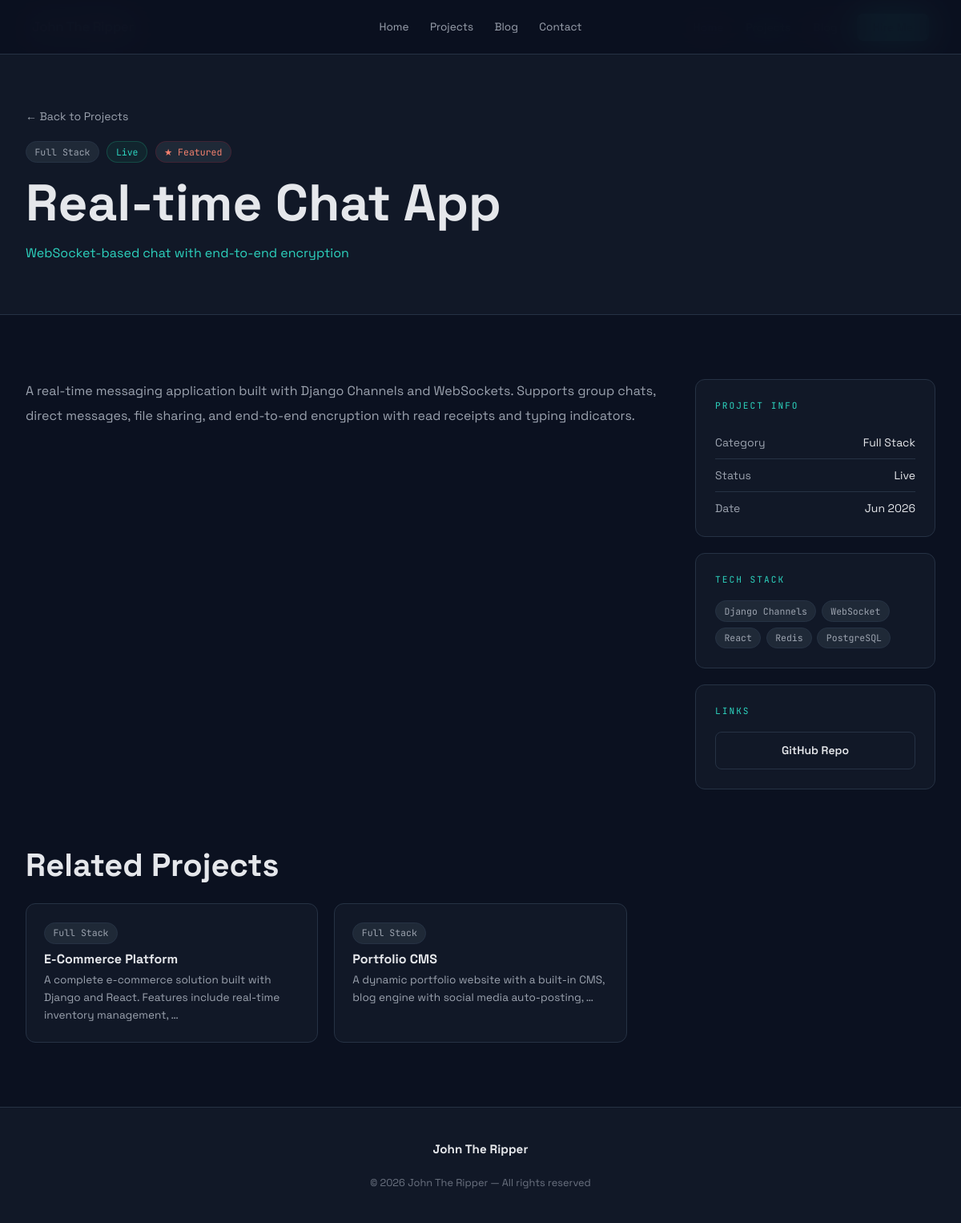
The page /projects/realtime-chat-app/ on the database its author committed.
### core/models.py (models this page shows, shortened)
class Project(models.Model):
    STATUS_CHOICES = [
        ('live', 'Live'),
        ('in_progress', 'In Progress'),
        ('archived', 'Archived'),
    ]
    CATEGORY_CHOICES = [
        ('fullstack', 'Full Stack'),
        ('frontend', 'Frontend'),
        ('backend', 'Backend'),
        ('data', 'Data Science / ML'),
        ('mobile', 'Mobile'),
        ('other', 'Other'),
    ]
    title = models.CharField(max_length=200)
    slug = models.SlugField(unique=True)
    tagline = models.CharField(max_length=300, blank=True)
    description = models.TextField()
    category = models.CharField(max_length=20, choices=CATEGORY_CHOICES, default='fullstack')
    status = models.CharField(max_length=20, choices=STATUS_CHOICES, default='live')
    tech_stack = models.CharField(max_length=500, blank=True, help_text="Comma-separated: Django, React, PostgreSQL")
    image = models.ImageField(upload_to='projects/', blank=True, null=True)
    github_url = models.URLField(blank=True)
    live_url = models.URLField(blank=True)
    featured = models.BooleanField(default=False)
    created_at = models.DateTimeField(default=timezone.now)
    updated_at = models.DateTimeField(auto_now=True)
    class Meta:
        ordering = ['-featured', '-created_at']
    def get_tech_list(self):
        return [t.strip() for t in self.tech_stack.split(',') if t.strip()]

class Profile(models.Model):
    name = models.CharField(max_length=100, default="Your Name")
    tagline = models.CharField(max_length=200, default="Full Stack Developer | Data Scientist")
    bio = models.TextField(default="")
    avatar = models.ImageField(upload_to='profile/', blank=True, null=True)
    resume = models.FileField(upload_to='resume/', blank=True, null=True)
    github = models.URLField(blank=True)
    linkedin = models.URLField(blank=True)
    twitter = models.URLField(blank=True)
    email = models.EmailField(blank=True)
    location = models.CharField(max_length=100, blank=True, default="Nairobi, Kenya")
    years_experience = models.IntegerField(default=0)
    projects_count = models.IntegerField(default=0)
    clients_count = models.IntegerField(default=0)
    class Meta:
        verbose_name = "Profile"

### core/views.py (the view)
# urls.py: path('projects/<slug:slug>/', views.project_detail, name='project_detail'),
def project_detail(request, slug):
    project = get_object_or_404(Project, slug=slug)
    related = Project.objects.filter(category=project.category).exclude(pk=project.pk)[:3]
    return render(request, 'core/project_detail.html', {'project': project, 'related': related})

### core/context_processors.py (called while the page is built)
def site_profile(request):
    profile = Profile.objects.first()
    return {'site_profile': profile}

### core/templates/core/project_detail.html (shortened to what this page needs)
{% extends 'core/base.html' %}
{% block content %}
<div class="project-hero">
  <div class="container">
    <a href="/projects/" class="back-link">← Back to Projects</a>
    <div style="display:flex;gap:0.6rem;flex-wrap:wrap;align-items:center;margin-bottom:0.875rem">
      <span class="tag">{{ project.get_category_display }}</span>
      <span class="tag {% if project.status == 'live' %}tag-accent{% endif %}">{{ project.get_status_display }}</span>
      {% if project.featured %}<span class="tag" style="color:#F4816E;border-color:rgba(139,26,46,0.3)">★ Featured</span>{% endif %}
    </div>
    <h1>{{ project.title }}</h1>
    {% if project.tagline %}<p style="color:var(--accent);font-size:1rem;margin-top:0.75rem;line-height:1.6">{{ project.tagline }}</p>{% endif %}
  </div>
</div>
<section>
  <div class="container">
    <div class="project-layout">
      <div>
        <div class="content-body">{{ project.description|linebreaks }}</div>
      </div>
      <aside>
        <div class="sidebar-card">
          <div class="sidebar-heading">Project Info</div>
          <div class="sidebar-row">
            <span class="sidebar-label">Category</span>
            <span class="sidebar-val">{{ project.get_category_display }}</span>
          </div>
          <div class="sidebar-row">
            <span class="sidebar-label">Status</span>
            <span class="sidebar-val">{{ project.get_status_display }}</span>
          </div>
          <div class="sidebar-row">
            <span class="sidebar-label">Date</span>
            <span class="sidebar-val">{{ project.created_at|date:"M Y" }}</span>
          </div>
        </div>
        {% if project.get_tech_list %}
        <div class="sidebar-card">
          <div class="sidebar-heading">Tech Stack</div>
          <div style="display:flex;flex-wrap:wrap;gap:0.4rem">
            {% for tech in project.get_tech_list %}
            <span class="tag">{{ tech }}</span>
            {% endfor %}
          </div>
        </div>
        {% endif %}
        {% if project.live_url or project.github_url %}
        <div class="sidebar-card links-card">
          <div class="sidebar-heading">Links</div>
          <div class="sidebar-links">
            {% if project.github_url %}
            <a href="{{ project.github_url }}" class="btn btn-outline" target="_blank" rel="noopener">GitHub Repo</a>
            {% endif %}
          </div>
        </div>
        {% endif %}
      </aside>
    </div>
    {% if related %}
    <div class="related-section">
      <h2>Related Projects</h2>
      <div class="grid-3">
        {% for p in related %}
        <a href="/projects/{{ p.slug }}/" class="card" style="text-decoration:none;padding:1.375rem;display:block">
          <span class="tag" style="margin-bottom:0.625rem;display:inline-block">{{ p.get_category_display }}</span>
          <h3 style="font-size:1rem;margin-bottom:0.4rem;color:var(--text)">{{ p.title }}</h3>
          <p style="color:var(--text-muted);font-size:0.85rem;line-height:1.6">{{ p.description|truncatewords:14 }}</p>
        </a>
        {% endfor %}
      </div>
    </div>
    {% endif %}
  </div>
</section>
{% endblock %}

### core/templates/core/base.html (shortened to what this page needs)
<!DOCTYPE html>
<html lang="en">
<head>
  {% load static %}
</head>
<body>
  <nav id="mainNav">
    <a href="/" class="nav-logo">{{ site_profile.name|default:"Alex Kimani" }}</a>
    <div class="nav-right">
      <ul class="nav-links" id="navLinks">
        <li><a href="/" {% if request.resolver_match.url_name == 'home' %}class="active"{% endif %}>Home</a></li>
        <li><a href="/projects/" {% if request.resolver_match.url_name == 'projects' or request.resolver_match.url_name == 'project_detail' %}class="active"{% endif %}>Projects</a></li>
        <li><a href="/blog/" {% if request.resolver_match.url_name == 'blog' or request.resolver_match.url_name == 'blog_detail' %}class="active"{% endif %}>Blog</a></li>
        <li><a href="/contact/" class="nav-cta" {% if request.resolver_match.url_name == 'contact' %}style="background:#fff!important"{% endif %}>Hire Me</a></li>
      </ul>
    </div>
  </nav>
  <main>{% block content %}{% endblock %}</main>
  <footer>
    <div class="container">
      <div class="footer-inner">
        <a href="/" class="nav-logo" style="font-size:0.95rem;font-family:var(--font-display);letter-spacing:0">{{ site_profile.name|default:"Alex Kimani" }}</a>
        <nav class="footer-links" aria-label="Footer navigation">
          <a href="/">Home</a>
          <a href="/projects/">Projects</a>
          <a href="/blog/">Blog</a>
          <a href="/contact/">Contact</a>
        </nav>
        <p>© {% now "Y" %} {{ site_profile.name|default:"Alex Kimani" }} — All rights reserved</p>
      </div>
    </div>
  </footer>
</body>
</html>

### core/templates/core/base.html (style rules this page uses)
*, *::before, *::after { box-sizing: border-box; margin: 0; padding: 0; }
:root { --bg: #0B1120; --surface: #111827; --surface2: #1F2937; --border: #263244; --accent: #2DD4BF; --accent2: #3B82F6; --accent3: #14B8A6; --text: #E5E7EB; --text-muted: #9CA3AF; --text-dim: #6B7280; --font-display: 'Space Grotesk', sans-serif; --font-mono: 'JetBrains Mono', monospace; --radius: 12px; --radius-sm: 8px; --transition: 0.25s cubic-bezier(0.4,0,0.2,1); --nav-h: 68px; }
html { scroll-behavior: smooth; }
body { font-family: var(--font-display); background: var(--bg); color: var(--text); line-height: 1.6; overflow-x: hidden; }
nav { position: fixed; top: 0; left: 0; right: 0; z-index: 1000; display: flex; align-items: center; justify-content: space-between; padding: 0 clamp(1rem, 4vw, 2.5rem); height: var(--nav-h); background: rgba(11, 17, 32, 0.92); backdrop-filter: blur(20px); -webkit-backdrop-filter: blur(20px); border-bottom: 1px solid var(--border); transition: box-shadow var(--transition); }
.nav-logo { font-family: var(--font-display); font-size: 1.05rem; font-weight: 700; color: var(--text); text-decoration: none; letter-spacing: -0.3px; flex-shrink: 0; }
.nav-right { display: flex; align-items: center; gap: 0.5rem; }
.nav-links { display: flex; gap: 0.25rem; list-style: none; align-items: center; }
.nav-links a { color: var(--text-muted); text-decoration: none; font-size: 0.875rem; font-weight: 500; padding: 0.5rem 0.75rem; border-radius: var(--radius-sm); transition: all var(--transition); position: relative; white-space: nowrap; }
.nav-links a.active { color: var(--accent); }
.nav-cta { padding: 0.5rem 1.25rem !important; background: var(--accent) !important; color: var(--bg) !important; border-radius: var(--radius-sm) !important; font-weight: 600 !important; margin-left: 0.5rem; }
main { padding-top: var(--nav-h); }
section { padding: clamp(3rem, 8vw, 5rem) 0; }
.container { max-width: 1200px; margin: 0 auto; padding: 0 clamp(1rem, 4vw, 2rem); }
h1, h2, h3 { font-weight: 700; line-height: 1.15; }
h1 { font-size: clamp(2.2rem, 5.5vw, 4rem); }
h2 { font-size: clamp(1.6rem, 3.5vw, 2.5rem); }
h3 { font-size: clamp(1rem, 2vw, 1.2rem); }
.card { background: var(--surface); border: 1px solid var(--border); border-radius: var(--radius); overflow: hidden; transition: all var(--transition); }
.btn { display: inline-flex; align-items: center; justify-content: center; gap: 0.4rem; padding: 0.7rem 1.5rem; border-radius: var(--radius-sm); font-weight: 600; font-size: 0.875rem; text-decoration: none; cursor: pointer; transition: all var(--transition); border: none; font-family: var(--font-display); white-space: nowrap; }
.btn-outline { background: transparent; border: 1px solid var(--border); color: var(--text); }
.tag { display: inline-block; padding: 0.2rem 0.65rem; background: var(--surface2); border: 1px solid var(--border); border-radius: 100px; font-size: 0.72rem; color: var(--text-muted); font-family: var(--font-mono); }
.tag-accent { background: rgba(31,191,138,0.08); border-color: rgba(31,191,138,0.25); color: var(--accent); }
.grid-3 { display: grid; grid-template-columns: repeat(auto-fill, minmax(min(100%, 300px), 1fr)); gap: 1.25rem; }
footer { background: var(--surface); border-top: 1px solid var(--border); padding: clamp(1.5rem, 4vw, 2.5rem) 0; }
.footer-inner { display: flex; flex-direction: column; align-items: center; gap: 1.25rem; text-align: center; }
.footer-links { display: flex; gap: 0.25rem; justify-content: center; flex-wrap: wrap; }
.footer-links a { color: var(--text-muted); text-decoration: none; font-size: 0.85rem; padding: 0.35rem 0.7rem; border-radius: var(--radius-sm); transition: color var(--transition); }
footer p { color: var(--text-dim); font-size: 0.8rem; }

### rows shown on the page
Project: category "Full Stack", status "Live", title "Real-time Chat App", tagline "WebSocket-based chat with end-to-end encryption", description "A real-time messaging application built with Django Channels and WebSockets. Supports group chats, direct messages, file sharing, and end-to-end encryption with read receipts and typing indicators.", created_at "Jun 2026"
Project: category "Full Stack", title "E-Commerce Platform", description "A complete e-commerce solution built with Django and React. Features include real-time inventory management, …"
Project: category "Full Stack", title "Portfolio CMS", description "A dynamic portfolio website with a built-in CMS, blog engine with social media auto-posting, …"
Profile: name "John The Ripper"

### other values the page prints
{{ tech }} "Django Channels" "WebSocket" "React" "Redis" "PostgreSQL"
